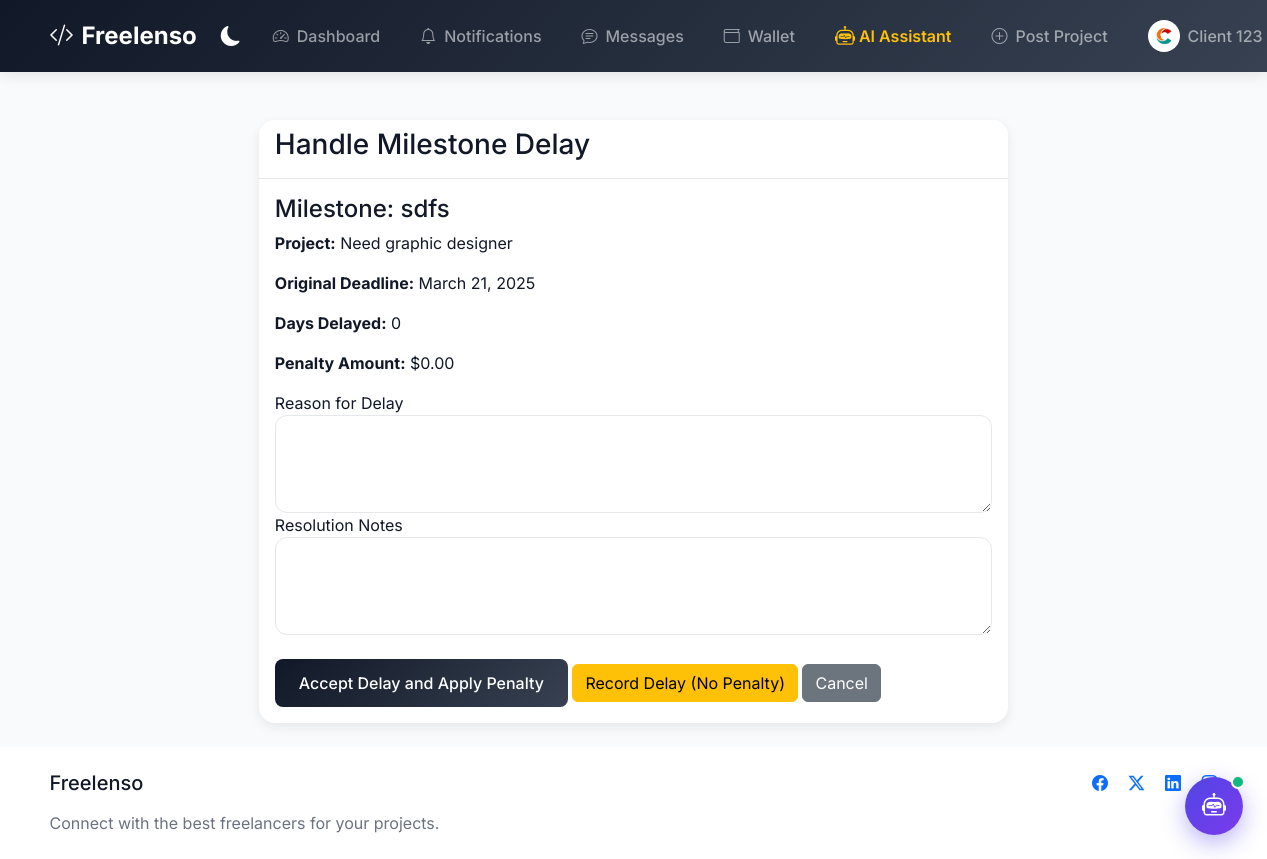
/projects/milestone/14/handle-delay/ (signed in), run on the app's committed database.
### core/models.py (models this page shows, shortened)
class UserProfile(models.Model):
    user = models.OneToOneField(User, on_delete=models.CASCADE)
    is_freelancer = models.BooleanField(default=False)
    is_client = models.BooleanField(default=False)
    profile_picture = models.ImageField(upload_to='profile_pics', null=True, blank=True)
    bio = models.TextField(null=True, blank=True)
    skills = models.CharField(max_length=500, null=True, blank=True)
    hourly_rate = models.DecimalField(max_digits=10, decimal_places=2, null=True, blank=True)
    country = models.CharField(max_length=100, null=True, blank=True)
    phone_number = models.CharField(max_length=15, null=True, blank=True)
    website = models.URLField(max_length=200, null=True, blank=True)
    linkedin = models.URLField(max_length=200, null=True, blank=True)
    github = models.URLField(max_length=200, null=True, blank=True)
    languages = models.CharField(max_length=200, null=True, blank=True)
    education = models.TextField(null=True, blank=True)
    experience = models.TextField(null=True, blank=True)
    availability = models.CharField(max_length=100, null=True, blank=True)
    created_at = models.DateTimeField(auto_now_add=True)
    updated_at = models.DateTimeField(auto_now=True)
    wallet_balance = models.DecimalField(max_digits=10, decimal_places=2, default=0.00)

class ProjectMilestone(models.Model):
    STATUS_CHOICES = [
        ('pending', 'Pending'),
        ('completed', 'Completed'),
        ('approved', 'Approved'),
        ('rejected', 'Rejected'),
        ('delayed', 'Delayed')
    ]
    project = models.ForeignKey(Project, on_delete=models.CASCADE, related_name='milestones')
    title = models.CharField(max_length=200)
    description = models.TextField()
    amount = models.DecimalField(max_digits=10, decimal_places=2, validators=[MinValueValidator(Decimal('0.00'))])
    due_date = models.DateField()
    status = models.CharField(max_length=20, choices=STATUS_CHOICES, default='pending')
    completion_notes = models.TextField(blank=True, null=True)
    completed_at = models.DateTimeField(null=True, blank=True)
    feedback = models.TextField(blank=True, null=True)
    created_at = models.DateTimeField(auto_now_add=True)
    updated_at = models.DateTimeField(auto_now=True)
    penalty_per_day = models.DecimalField(max_digits=10, decimal_places=2, default=0.00)
    max_penalty_days = models.IntegerField(default=7)
    max_penalty_percentage = models.DecimalField(max_digits=5, decimal_places=2, default=20.00)
    def calculate_delay(self):
        return 0, Decimal('0.00')
    class Meta:
        ordering = ['due_date']

class Project(models.Model):
    PROJECT_STATUS_CHOICES = [
        ('open', 'Open for Applications'),
        ('in_progress', 'In Progress'),
        ('completed', 'Completed'),
        ('cancelled', 'Cancelled')
    ]
    DURATION_CHOICES = [
        ('short', 'Less than 1 month'),
        ('medium', '1-3 months'),
        ('long', '3-6 months'),
        ('ongoing', 'Ongoing')
    ]
    EXPERIENCE_LEVEL_CHOICES = [
        ('entry', 'Entry Level'),
        ('intermediate', 'Intermediate'),
        ('expert', 'Expert')
    ]
    title = models.CharField(max_length=200)
    client = models.ForeignKey(UserProfile, on_delete=models.CASCADE, related_name='posted_projects')
    description = models.TextField()
    required_skills = models.CharField(max_length=500)
    budget_min = models.DecimalField(max_digits=10, decimal_places=2, validators=[MinValueValidator(Decimal('0.00'))])
    budget_max = models.DecimalField(max_digits=10, decimal_places=2, validators=[MinValueValidator(Decimal('0.00'))])
    duration = models.CharField(max_length=20, choices=DURATION_CHOICES)
    experience_level = models.CharField(max_length=20, choices=EXPERIENCE_LEVEL_CHOICES)
    status = models.CharField(max_length=20, choices=PROJECT_STATUS_CHOICES, default='open')
    category = models.CharField(max_length=100)
    created_at = models.DateTimeField(auto_now_add=True)
    updated_at = models.DateTimeField(auto_now=True)
    deadline = models.DateField(null=True, blank=True)
    assigned_freelancer = models.ForeignKey(UserProfile, on_delete=models.SET_NULL, null=True, blank=True, related_name='assigned_projects')
    progress = models.IntegerField(default=0)  # Overall progress percentage
    total_milestones = models.IntegerField(default=0)
    completed_milestones = models.IntegerField(default=0)
    last_activity_date = models.DateTimeField(null=True, blank=True)
    class Meta:
        ordering = ['-created_at']

### core/views.py (the view, shortened to what this page needs)
# urls.py: path('projects/milestone/<int:milestone_id>/handle-delay/', views.handle_milestone_delay, name='handle_milestone_delay'),
@login_required
def handle_milestone_delay(request, milestone_id):
    milestone = get_object_or_404(ProjectMilestone, id=milestone_id)
    project = milestone.project
    if not (request.user.userprofile == project.client or request.user.userprofile == project.assigned_freelancer):
        messages.error(request, "You don't have permission to handle this milestone delay.")
        return redirect('project_detail', project_id=project.id)
    delay_days, penalty_amount = milestone.calculate_delay()
    return render(request, 'projects/handle_delay.html', {
        'milestone': milestone,
        'project': project,
        'delay_days': delay_days,
        'penalty_amount': penalty_amount
    })

### templates/projects/handle_delay.html (shortened to what this page needs)
{% extends 'base.html' %}
{% load static %}
{% block content %}
<div class="container mt-4">
    <div class="row">
        <div class="col-md-8 offset-md-2">
            <div class="card">
                <div class="card-header">
                    <h3>Handle Milestone Delay</h3>
                </div>
                <div class="card-body">
                    <h4>Milestone: {{ milestone.title }}</h4>
                    <p><strong>Project:</strong> {{ project.title }}</p>
                    <p><strong>Original Deadline:</strong> {{ milestone.due_date }}</p>
                    <p><strong>Days Delayed:</strong> {{ delay_days }}</p>
                    <p><strong>Penalty Amount:</strong> ${{ penalty_amount }}</p>
                    <form method="POST">
                        <div class="form-group">
                            <label for="reason">Reason for Delay</label>
                            <textarea class="form-control" id="reason" name="reason" rows="3" required></textarea>
                        </div>
                        <div class="form-group">
                            <label for="resolution_notes">Resolution Notes</label>
                            <textarea class="form-control" id="resolution_notes" name="resolution_notes" rows="3"></textarea>
                        </div>
                        <div class="mt-4">
                            <button type="submit" name="action" value="accept_delay" class="btn btn-primary">
                                Accept Delay and Apply Penalty
                            </button>
                            <button type="submit" name="action" value="reject_delay" class="btn btn-warning">
                                Record Delay (No Penalty)
                            </button>
                            <a href="{% url 'project_milestones' project.id %}" class="btn btn-secondary">Cancel</a>
                        </div>
                    </form>
                </div>
            </div>
        </div>
    </div>
</div>
{% endblock %}

### templates/base.html (shortened to what this page needs)
<!DOCTYPE html>
<html lang="en" data-bs-theme="light">
<head>
    <link href="https://cdn.jsdelivr.net/npm/bootstrap@5.3.0/dist/css/bootstrap.min.css" rel="stylesheet">
    <link rel="stylesheet" href="https://cdn.jsdelivr.net/npm/bootstrap-icons@1.11.3/font/bootstrap-icons.min.css">
</head>
<body>
    <nav class="navbar navbar-expand-lg navbar-dark sticky-top">
        <div class="container">
            <a class="navbar-brand d-flex align-items-center" href="{% url 'index' %}">
                <i class="bi bi-code-slash me-2"></i>
                Freelenso
            </a>
            <div class="collapse navbar-collapse" id="navbarNav">
                <ul class="navbar-nav ms-auto align-items-center">
                    <li class="nav-item me-2">
                        <button class="theme-toggle" id="themeToggle" aria-label="Toggle dark mode">
                            <i class="bi bi-moon-fill"></i>
                        </button>
                    </li>
                    {% if user.is_authenticated %}
                        <li class="nav-item me-2">
                            <a class="nav-link d-flex align-items-center" href="{% url 'dashboard' %}">
                                <i class="bi bi-speedometer2 me-2"></i>
                                <span>Dashboard</span>
                            </a>
                        </li>
                        <li class="nav-item me-2 dropdown">
                            <a class="nav-link d-flex align-items-center position-relative" href="#" id="notificationDropdown" role="button" data-bs-toggle="dropdown" aria-expanded="false">
                                <i class="bi bi-bell me-2"></i>
                                <span>Notifications</span>
                            </a>
                        </li>
                        <li class="nav-item me-2">
                            <a class="nav-link d-flex align-items-center" href="{% url 'message_list' %}">
                                <i class="bi bi-chat-text me-2"></i>
                                <span>Messages</span>
                            </a>
                        </li>
                        <li class="nav-item me-2">
                            <a class="nav-link d-flex align-items-center" href="{% url 'wallet_dashboard' %}">
                                <i class="bi bi-wallet me-2"></i>
                                <span>Wallet</span>
                            </a>
                        </li>
                        <li class="nav-item me-2">
                            <a class="nav-link d-flex align-items-center fw-semibold text-warning" href="#" onclick="event.preventDefault(); const w = document.getElementById('aiChatbotWindow'); if(w){ w.classList.toggle('active'); if(w.classList.contains('active')) document.getElementById('aiChatbotInput')?.focus(); }">
                                <i class="bi bi-robot me-1 fs-5"></i>
                                <span>AI Assistant</span>
                            </a>
                        </li>
                        {% if user.userprofile.is_client %}
                        <li class="nav-item me-2">
                            <a class="nav-link d-flex align-items-center" href="{% url 'create_project' %}">
                                <i class="bi bi-plus-circle me-2"></i>
                                <span>Post Project</span>
                            </a>
                        </li>
                        {% endif %}
                        <li class="nav-item dropdown">
                            <a class="nav-link dropdown-toggle d-flex align-items-center" href="#" id="navbarDropdown" role="button" data-bs-toggle="dropdown" aria-expanded="false">
                                {% if user.userprofile.profile_picture %}
                                    <img src="{{ user.userprofile.profile_picture.url }}" alt="{{ user.username }}" class="rounded-circle me-2" style="width: 32px; height: 32px; object-fit: cover;">
                                {% else %}
                                    <i class="bi bi-person-circle me-2" style="font-size: 1.2rem;"></i>
                                {% endif %}
                                <span>{{ user.get_full_name|default:user.username }}</span>
                            </a>
                        </li>
                    {% endif %}
                </ul>
            </div>
        </div>
    </nav>
    <main class="flex-grow-1 d-flex flex-column">
        <div class="container flex-grow-1 my-4">
            {% block content %}
            {% endblock %}
        </div>
    </main>
    <footer class="py-4 mt-auto" style="background-color: var(--background-card);">
        <div class="container">
            <div class="row">
                <div class="col-md-6">
                    <h5 class="mb-3">Freelenso</h5>
                    <p class="text-muted mb-0">Connect with the best freelancers for your projects.</p>
                </div>
                <div class="col-md-6 text-md-end">
                    <div class="social-links">
                        <a href="#" class="text-decoration-none me-3 text-primary"><i class="bi bi-facebook"></i></a>
                        <a href="#" class="text-decoration-none me-3 text-primary"><i class="bi bi-twitter-x"></i></a>
                        <a href="#" class="text-decoration-none me-3 text-primary"><i class="bi bi-linkedin"></i></a>
                        <a href="#" class="text-decoration-none text-primary"><i class="bi bi-instagram"></i></a>
                    </div>
                </div>
            </div>
        </div>
    </footer>
    <div class="ai-chatbot-widget">
        <button id="aiChatbotToggleBtn" class="ai-chatbot-btn" title="Open Freelenso AI Assistant">
            <i class="bi bi-robot fs-4"></i>
            <span class="ai-chatbot-badge"></span>
        </button>
    </div>
</body>
</html>

### data on the page
ProjectMilestone: title "sdfs", due_date "March 21, 2025"
Project: title "Need graphic designer"

### other printed values
{{ user.get_full_name|default:user.username }} "Client 123"
{{ delay_days }} "0"
{{ penalty_amount }} "0.00"
